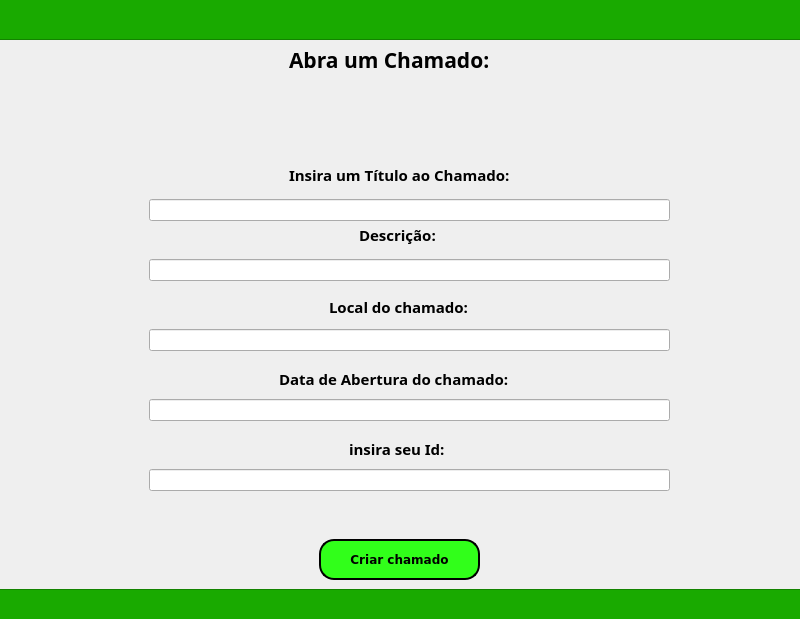
<?xml version="1.0" encoding="UTF-8"?>
<ui version="4.0">
 <class>Dialog</class>
 <widget class="QDialog" name="Dialog">
  <property name="geometry">
   <rect>
    <x>0</x>
    <y>0</y>
    <width>800</width>
    <height>619</height>
   </rect>
  </property>
  <property name="windowTitle">
   <string>Dialog</string>
  </property>
  <widget class="QFrame" name="frame">
   <property name="geometry">
    <rect>
     <x>-11</x>
     <y>-1</y>
     <width>861</width>
     <height>651</height>
    </rect>
   </property>
   <property name="frameShape">
    <enum>QFrame::StyledPanel</enum>
   </property>
   <property name="frameShadow">
    <enum>QFrame::Raised</enum>
   </property>
   <widget class="QLineEdit" name="lineDesc">
    <property name="geometry">
     <rect>
      <x>160</x>
      <y>260</y>
      <width>521</width>
      <height>22</height>
     </rect>
    </property>
   </widget>
   <widget class="QFrame" name="verdeUserB">
    <property name="geometry">
     <rect>
      <x>0</x>
      <y>-10</y>
      <width>881</width>
      <height>51</height>
     </rect>
    </property>
    <property name="styleSheet">
     <string notr="true">background-color: rgb(25, 170, 0);</string>
    </property>
    <property name="frameShape">
     <enum>QFrame::StyledPanel</enum>
    </property>
    <property name="frameShadow">
     <enum>QFrame::Raised</enum>
    </property>
    <widget class="QFrame" name="verdeUserB_2">
     <property name="geometry">
      <rect>
       <x>0</x>
       <y>0</y>
       <width>881</width>
       <height>51</height>
      </rect>
     </property>
     <property name="styleSheet">
      <string notr="true">background-color: rgb(25, 170, 0);</string>
     </property>
     <property name="frameShape">
      <enum>QFrame::StyledPanel</enum>
     </property>
     <property name="frameShadow">
      <enum>QFrame::Raised</enum>
     </property>
    </widget>
   </widget>
   <widget class="QFrame" name="verdeUserB_3">
    <property name="geometry">
     <rect>
      <x>-20</x>
      <y>590</y>
      <width>881</width>
      <height>51</height>
     </rect>
    </property>
    <property name="styleSheet">
     <string notr="true">background-color: rgb(25, 170, 0);</string>
    </property>
    <property name="frameShape">
     <enum>QFrame::StyledPanel</enum>
    </property>
    <property name="frameShadow">
     <enum>QFrame::Raised</enum>
    </property>
   </widget>
   <widget class="QLabel" name="label">
    <property name="geometry">
     <rect>
      <x>300</x>
      <y>40</y>
      <width>261</width>
      <height>41</height>
     </rect>
    </property>
    <property name="font">
     <font>
      <family>Segoe UI Black</family>
      <pointsize>16</pointsize>
      <weight>75</weight>
      <bold>true</bold>
     </font>
    </property>
    <property name="text">
     <string>Abra um Chamado:</string>
    </property>
   </widget>
   <widget class="QLabel" name="labelD">
    <property name="geometry">
     <rect>
      <x>370</x>
      <y>220</y>
      <width>101</width>
      <height>31</height>
     </rect>
    </property>
    <property name="font">
     <font>
      <family>Segoe UI Black</family>
      <pointsize>11</pointsize>
      <weight>75</weight>
      <bold>true</bold>
     </font>
    </property>
    <property name="text">
     <string>Descrição:</string>
    </property>
   </widget>
   <widget class="QLabel" name="labelD_2">
    <property name="geometry">
     <rect>
      <x>340</x>
      <y>300</y>
      <width>171</width>
      <height>16</height>
     </rect>
    </property>
    <property name="font">
     <font>
      <family>Segoe UI Black</family>
      <pointsize>11</pointsize>
      <weight>75</weight>
      <bold>true</bold>
     </font>
    </property>
    <property name="text">
     <string>Local do chamado:</string>
    </property>
   </widget>
   <widget class="QLineEdit" name="lineChamado">
    <property name="geometry">
     <rect>
      <x>160</x>
      <y>330</y>
      <width>521</width>
      <height>22</height>
     </rect>
    </property>
   </widget>
   <widget class="QLineEdit" name="lineId">
    <property name="geometry">
     <rect>
      <x>160</x>
      <y>470</y>
      <width>521</width>
      <height>22</height>
     </rect>
    </property>
   </widget>
   <widget class="QLabel" name="labelD_3">
    <property name="geometry">
     <rect>
      <x>360</x>
      <y>440</y>
      <width>121</width>
      <height>20</height>
     </rect>
    </property>
    <property name="font">
     <font>
      <family>Segoe UI Black</family>
      <pointsize>11</pointsize>
      <weight>75</weight>
      <bold>true</bold>
     </font>
    </property>
    <property name="text">
     <string>insira seu Id:</string>
    </property>
   </widget>
   <widget class="QPushButton" name="btnChamado">
    <property name="geometry">
     <rect>
      <x>330</x>
      <y>540</y>
      <width>161</width>
      <height>41</height>
     </rect>
    </property>
    <property name="font">
     <font>
      <family>Verdana</family>
      <pointsize>9</pointsize>
      <weight>75</weight>
      <bold>true</bold>
     </font>
    </property>
    <property name="styleSheet">
     <string notr="true">background-color: rgb(49, 255, 26);
border-radius: 15px;
 border: 2px solid black;</string>
    </property>
    <property name="text">
     <string>Criar chamado</string>
    </property>
   </widget>
   <widget class="QLabel" name="labelD_5">
    <property name="geometry">
     <rect>
      <x>290</x>
      <y>370</y>
      <width>281</width>
      <height>20</height>
     </rect>
    </property>
    <property name="font">
     <font>
      <family>Segoe UI Black</family>
      <pointsize>11</pointsize>
      <weight>75</weight>
      <bold>true</bold>
     </font>
    </property>
    <property name="text">
     <string>Data de Abertura do chamado:</string>
    </property>
   </widget>
   <widget class="QLineEdit" name="lineData">
    <property name="geometry">
     <rect>
      <x>160</x>
      <y>400</y>
      <width>521</width>
      <height>22</height>
     </rect>
    </property>
   </widget>
   <widget class="QLineEdit" name="lineTitulo">
    <property name="geometry">
     <rect>
      <x>160</x>
      <y>200</y>
      <width>521</width>
      <height>22</height>
     </rect>
    </property>
   </widget>
   <widget class="QLabel" name="labelD_4">
    <property name="geometry">
     <rect>
      <x>300</x>
      <y>160</y>
      <width>261</width>
      <height>31</height>
     </rect>
    </property>
    <property name="font">
     <font>
      <family>Segoe UI Black</family>
      <pointsize>11</pointsize>
      <weight>75</weight>
      <bold>true</bold>
     </font>
    </property>
    <property name="text">
     <string>Insira um Título ao Chamado:</string>
    </property>
   </widget>
  </widget>
 </widget>
 <resources/>
 <connections/>
</ui>
